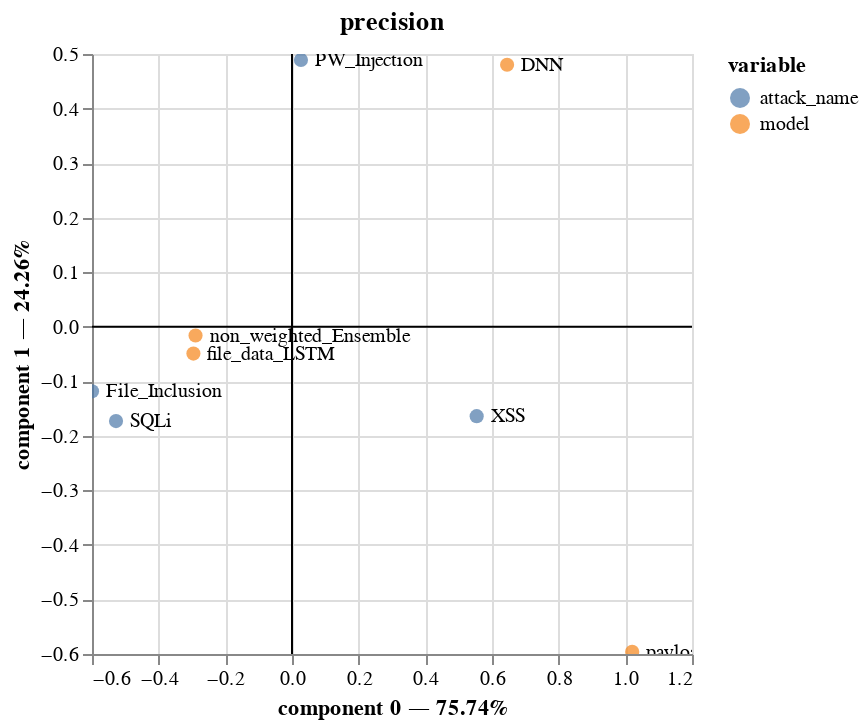

The code cell stored with this chart in its notebook:
### Code cell
# precision
ca, input_X, stype = cas[1]
getCA_plot(input_X, ca, stype)

### Figure 1 — Vega-Lite specification as saved in the notebook (floating-point values rounded to 4 significant figures)
{"config": {"view": {"continuousWidth": 300, "continuousHeight": 300}}, "layer": [{"data": {"name": "data-f8c42786f7e1f67d83e624ac8f64224f"}, "mark": {"type": "circle", "size": 50}, "encoding": {"color": {"field": "variable", "type": "nominal"}, "tooltip": [{"field": "variable", "type": "nominal"}, {"field": "value", "type": "nominal"}, {"field": "component 0", "type": "quantitative"}, {"field": "component 1", "type": "quantitative"}], "x": {"axis": {"title": "component 0 — 75.74%"}, "field": "component 0", "scale": {"zero": false}, "type": "quantitative"}, "y": {"axis": {"title": "component 1 — 24.26%"}, "field": "component 1", "scale": {"zero": false}, "type": "quantitative"}}, "name": "view_2"}, {"data": {"name": "data-7987e16a7f225862760867324f62185a"}, "mark": {"type": "text", "align": "left", "baseline": "middle", "dx": 7, "fontSize": 10}, "encoding": {"text": {"field": "name", "type": "nominal"}, "x": {"field": "x", "type": "quantitative"}, "y": {"field": "y", "type": "quantitative"}}}, {"data": {"name": "data-06fd9f850666401b4599de5588b60692"}, "mark": {"type": "rule"}, "encoding": {"y": {"field": "y", "type": "quantitative"}}}, {"data": {"name": "data-9c00aa9dc2b1c1a0b4bf9b34ead12925"}, "mark": {"type": "rule"}, "encoding": {"x": {"field": "x", "type": "quantitative"}}}], "params": [{"name": "param_2", "select": {"type": "interval", "encodings": ["x", "y"]}, "bind": "scales", "views": ["view_2"]}], "title": "precision", "$schema": "https://vega.github.io/schema/vega-lite/v5.8.0.json", "datasets": {"data-f8c42786f7e1f67d83e624ac8f64224f": [{"component 0": 0.6453, "component 1": 0.4804, "variable": "model", "value": "DNN"}, {"component 0": -0.2958, "component 1": -0.04927, "variable": "model", "value": "file_data_LSTM"}, {"component 0": -0.2894, "component 1": -0.01609, "variable": "model", "value": "non_weighted_Ensemble"}, {"component 0": 1.021, "component 1": -0.596, "variable": "model", "value": "payload_LSTM"}, {"component 0": -0.6, "component 1": -0.1184, "variable": "attack_name", "value": "File_Inclusion"}, {"component 0": 0.0269, "component 1": 0.4891, "variable": "attack_name", "value": "PW_Injection"}, {"component 0": -0.5279, "component 1": -0.1731, "variable": "attack_name", "value": "SQLi"}, {"component 0": 0.554, "component 1": -0.164, "variable": "attack_name", "value": "XSS"}], "data-7987e16a7f225862760867324f62185a": [{"name": "File_Inclusion", "x": -0.6, "y": -0.1184}, {"name": "PW_Injection", "x": 0.0269, "y": 0.4891}, {"name": "SQLi", "x": -0.5279, "y": -0.1731}, {"name": "XSS", "x": 0.554, "y": -0.164}, {"name": "DNN", "x": 0.6453, "y": 0.4804}, {"name": "file_data_LSTM", "x": -0.2958, "y": -0.04927}, {"name": "non_weighted_Ensemble", "x": -0.2894, "y": -0.01609}, {"name": "payload_LSTM", "x": 1.021, "y": -0.596}], "data-06fd9f850666401b4599de5588b60692": [{"y": 0}], "data-9c00aa9dc2b1c1a0b4bf9b34ead12925": [{"x": 0}]}}
